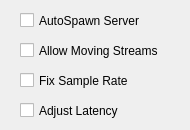
      <widget class="QWidget" name="page_8">
       <widget class="QCheckBox" name="pulseAutospawnCheckBox">
        <property name="geometry">
         <rect>
          <x>20</x>
          <y>10</y>
          <width>141</width>
          <height>21</height>
         </rect>
        </property>
        <property name="toolTip">
         <string>Automatically spawn a PulseAudio server if one
is not already running.</string>
        </property>
        <property name="text">
         <string>AutoSpawn Server</string>
        </property>
        <property name="tristate">
         <bool>true</bool>
        </property>
       </widget>
       <widget class="QCheckBox" name="pulseAllowMovesCheckBox">
        <property name="geometry">
         <rect>
          <x>20</x>
          <y>40</y>
          <width>161</width>
          <height>21</height>
         </rect>
        </property>
        <property name="toolTip">
         <string>Allows moving PulseAudio streams to different
devices during playback or capture. Note that the
device specifier and device format will not change
to match the new device.</string>
        </property>
        <property name="text">
         <string>Allow Moving Streams</string>
        </property>
        <property name="tristate">
         <bool>true</bool>
        </property>
       </widget>
       <widget class="QCheckBox" name="pulseFixRateCheckBox">
        <property name="geometry">
         <rect>
          <x>20</x>
          <y>70</y>
          <width>121</width>
          <height>21</height>
         </rect>
        </property>
        <property name="toolTip">
         <string>When checked, fix the OpenAL device's sample
rate to match the PulseAudio device.</string>
        </property>
        <property name="text">
         <string>Fix Sample Rate</string>
        </property>
        <property name="tristate">
         <bool>true</bool>
        </property>
       </widget>
       <widget class="QCheckBox" name="pulseAdjLatencyCheckBox">
        <property name="geometry">
         <rect>
          <x>20</x>
          <y>100</y>
          <width>111</width>
          <height>21</height>
         </rect>
        </property>
        <property name="toolTip">
         <string>Attempts to adjust the overall latency of device
playback. Note that this may have adverse effects
on the resulting internal buffer sizes and mixing
updates, leading to performance problems and
drop-outs.</string>
        </property>
        <property name="text">
         <string>Adjust Latency</string>
        </property>
        <property name="tristate">
         <bool>true</bool>
        </property>
       </widget>
      </widget>
